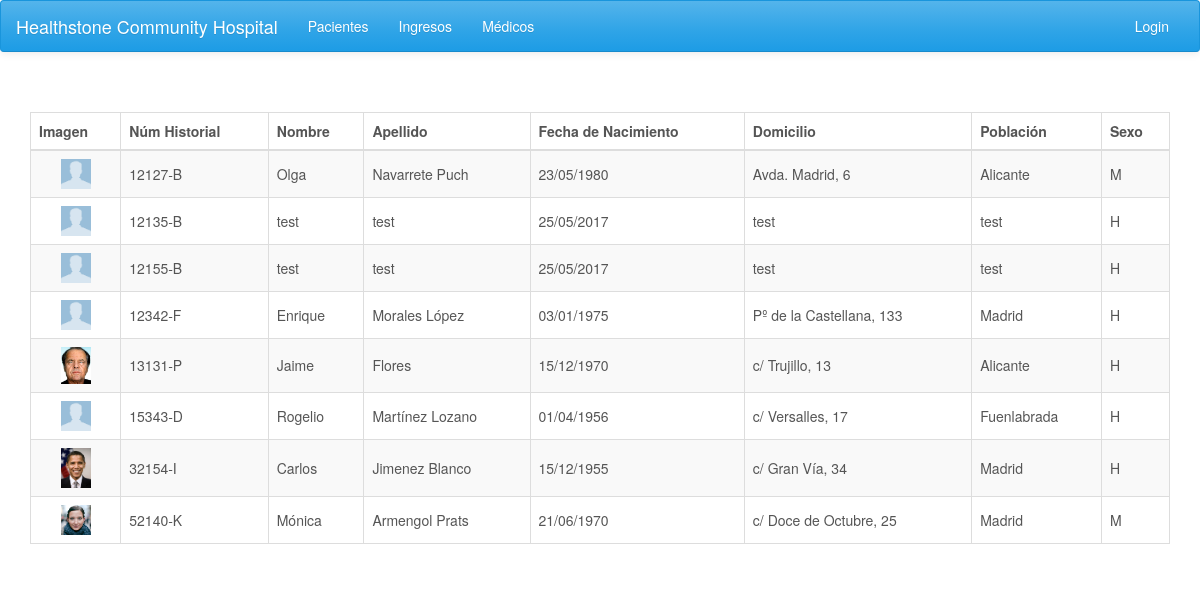
Before: /pacientes.php with the older database file.
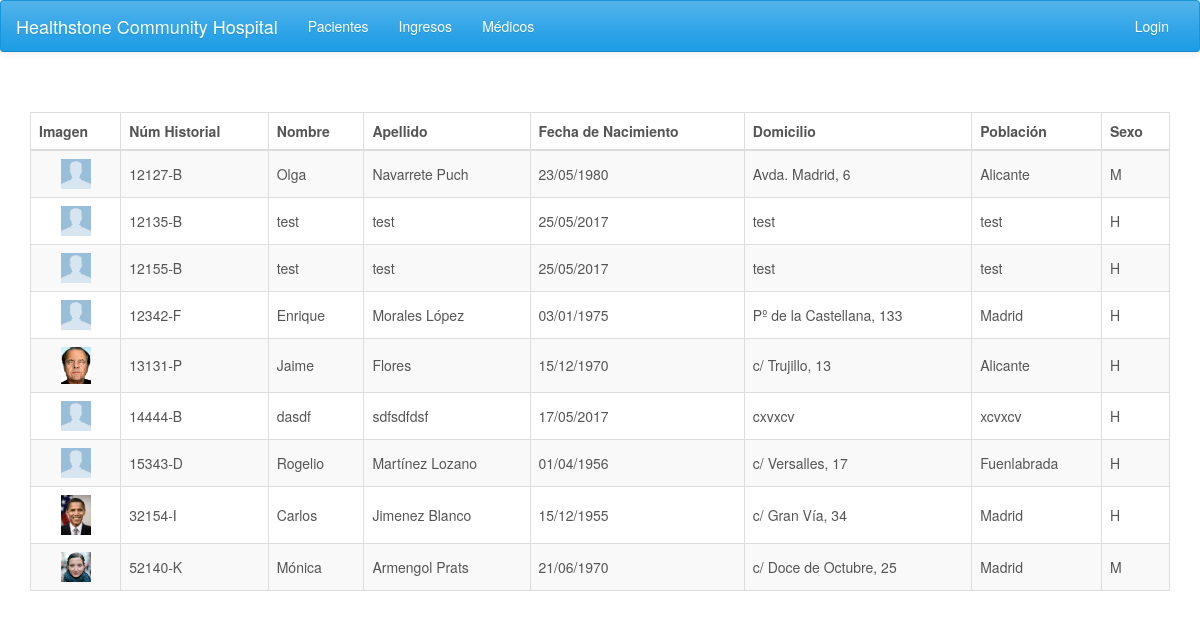
After: the same page with the newer database file.
### tables this page shows
CREATE TABLE IF NOT EXISTS `pacientes` (
  `Num_Historial` varchar(9) NOT NULL,
  `Nom_Paciente` varchar(50) DEFAULT NULL,
  `Apell_Paciente` varchar(50) DEFAULT NULL,
  `FNacimiento` datetime DEFAULT NULL,
  `Domicilio` varchar(30) DEFAULT NULL,
  `Poblacion` varchar(25) DEFAULT NULL,
  `Sexo` varchar(1) DEFAULT NULL,
  PRIMARY KEY (`Num_Historial`)
);

### pacientes.php (the view, shortened to what this page needs)
<?php include 'header.php'; ?>
<div class="container">
  <br><br>
  <div class="row">
    <div class="col-lg-12 col-md-12 col-sm-12 col-sx-12">
      <?php
        require_once 'conexion.php';
        $sql = "SELECT Num_Historial, Nom_Paciente, Apell_Paciente, FNacimiento, Domicilio, Poblacion, Sexo FROM pacientes;";
        $result = $conexion->query($sql);
        if ($result->num_rows > 0) {
            ?>
            <table class="table table-striped table-hover table-bordered">
              <thead>
                <tr>
                  <th>Imagen</th>
                  <th>Núm Historial</th>
                  <th>Nombre</th>
                  <th>Apellido</th>
                  <th>Fecha de Nacimiento</th>
                  <th>Domicilio</th>
                  <th>Población</th>
                  <th>Sexo</th>
                </tr>
              </thead>
              <tbody>
            <?php
             while($row = $result->fetch_assoc()) {
               ?>
                <tr>
                  <td style="vertical-align:middle">
                    <?php
                      if (file_exists('res/img/' . $row["Num_Historial"] . '.jpg')){
                    ?>
                      <center><img class="portrait" src="res/img/<?php echo $row["Num_Historial"] . ".jpg" ?>" alt="<?php echo $row["Nom_Paciente"] ?>"></center>
                    <?php
                      }
                    ?>
                  </td>
                  <td style="vertical-align:middle"><?php echo $row["Num_Historial"] ?></td>
                  <td style="vertical-align:middle"><?php echo $row["Nom_Paciente"] ?></td>
                  <td style="vertical-align:middle"><?php echo $row["Apell_Paciente"] ?></td>
                  <td style="vertical-align:middle"><?php echo date_format(date_create($row["FNacimiento"]), 'd/m/Y'); ?></td>
                  <td style="vertical-align:middle"><?php echo $row["Domicilio"] ?></td>
                  <td style="vertical-align:middle"><?php echo $row["Poblacion"] ?></td>
                  <td style="vertical-align:middle"><?php echo $row["Sexo"] ?></td>
                </tr>
               <?php
             }
            ?>
              </tbody>
            </table>
            <?php
        } else {
             echo "0 resultados";
        }
      ?>
    </div>
  </div>
</div>
<?php include 'footer.php'; ?>

Changed rows visible on the page:
added pacientes: Num_Historial (picture), Num_Historial "14444-B", Nom_Paciente "dasdf", Apell_Paciente "sdfsdfdsf", FNacimiento "17/05/2017", Domicilio "cxvxcv", Poblacion "xcvxcv", Sexo "H"
